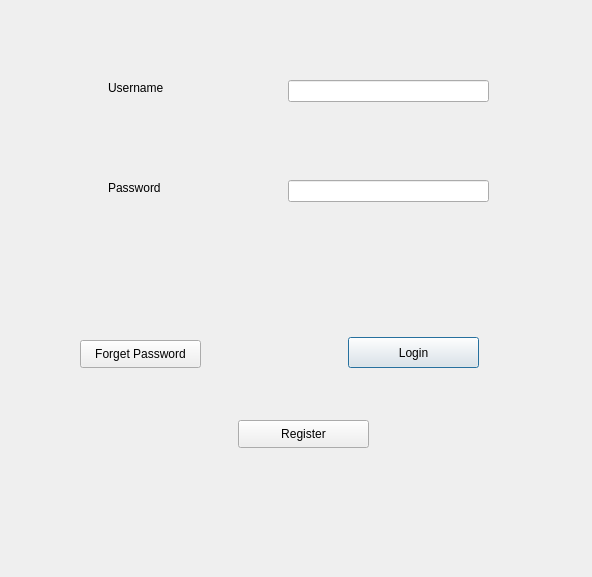
<?xml version="1.0" encoding="UTF-8"?>
<ui version="4.0">
 <class>Dialog</class>
 <widget class="QDialog" name="Dialog">
  <property name="geometry">
   <rect>
    <x>0</x>
    <y>0</y>
    <width>592</width>
    <height>577</height>
   </rect>
  </property>
  <property name="windowTitle">
   <string>Dialog</string>
  </property>
  <widget class="QLabel" name="label_2">
   <property name="geometry">
    <rect>
     <x>108</x>
     <y>180</y>
     <width>141</width>
     <height>16</height>
    </rect>
   </property>
   <property name="text">
    <string>Password</string>
   </property>
  </widget>
  <widget class="QPushButton" name="btnLogin">
   <property name="geometry">
    <rect>
     <x>348</x>
     <y>337</y>
     <width>131</width>
     <height>31</height>
    </rect>
   </property>
   <property name="text">
    <string>Login</string>
   </property>
  </widget>
  <widget class="QPushButton" name="btnForget">
   <property name="geometry">
    <rect>
     <x>80</x>
     <y>340</y>
     <width>121</width>
     <height>28</height>
    </rect>
   </property>
   <property name="text">
    <string>Forget Password</string>
   </property>
  </widget>
  <widget class="QLabel" name="label">
   <property name="geometry">
    <rect>
     <x>108</x>
     <y>80</y>
     <width>151</width>
     <height>16</height>
    </rect>
   </property>
   <property name="text">
    <string>Username</string>
   </property>
  </widget>
  <widget class="QLineEdit" name="txtPassword">
   <property name="geometry">
    <rect>
     <x>288</x>
     <y>180</y>
     <width>201</width>
     <height>22</height>
    </rect>
   </property>
  </widget>
  <widget class="QPushButton" name="btnRegister">
   <property name="geometry">
    <rect>
     <x>238</x>
     <y>420</y>
     <width>131</width>
     <height>28</height>
    </rect>
   </property>
   <property name="text">
    <string>Register</string>
   </property>
  </widget>
  <widget class="QLineEdit" name="txtUsername">
   <property name="geometry">
    <rect>
     <x>288</x>
     <y>80</y>
     <width>201</width>
     <height>22</height>
    </rect>
   </property>
  </widget>
 </widget>
 <resources/>
 <connections/>
</ui>
